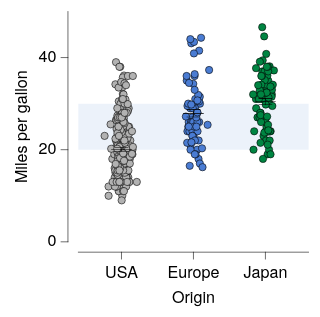

Express this chart as Vega-Lite.
### Vega-Lite specification from a JSON file in a GitHub repository (floating-point values rounded to 4 significant figures; data arrays with more than 128 entries replaced by an {"elided": "..."} marker saying what was removed)
{"background": null, "config": {"arc": {"fill": "#DBDBDB", "fillOpacity": 1.0, "innerRadius": 25.0, "padAngle": 0.03, "stroke": "black", "strokeOpacity": 1, "strokeWidth": 0.25}, "area": {"fill": "#DBDBDB", "fillOpacity": 1.0, "stroke": "black", "strokeOpacity": 1, "strokeWidth": 0.25}, "axis": {"domain": true, "domainCap": "round", "domainColor": "black", "domainWidth": 0.25, "grid": false, "gridCap": "round", "gridColor": "#F1F1F1", "gridDash": [0, 0], "gridOpacity": 1.0, "gridWidth": 0.25, "labelColor": "black", "labelFont": "Helvetica Neue, HelveticaNeue, Helvetica, Arial, sans-serif", "labelFontSize": 7, "labelFontStyle": "normal", "labelFontWeight": 400, "offset": 4.5, "ticks": true, "tickCap": "round", "tickColor": "black", "tickRound": false, "tickSize": 3, "tickWidth": 0.25, "titleColor": "black", "titleFont": "Helvetica Neue, HelveticaNeue, Helvetica, Arial, sans-serif", "titleFontSize": 7, "titleFontStyle": "normal", "titleFontWeight": 400}, "axisX": {"domain": true, "labelAlign": "center", "labelAngle": 0, "labels": true, "ticks": true, "translate": 0}, "axisY": {"domain": true, "labelAlign": "right", "labelAngle": 0, "labels": true, "ticks": true, "translate": 0}, "axisRight": {"domain": true, "labelAlign": "left", "labelAngle": 0, "labels": true, "ticks": true, "translate": 0}, "axisTop": {"domain": true, "labelAlign": "center", "labelAngle": 0, "labels": true, "ticks": true, "translate": 0}, "axisBand": {"tickOffset": 0}, "bar": {"fill": "#DBDBDB", "fillOpacity": 1.0, "stroke": "black", "strokeOpacity": 1, "strokeWidth": 0.25}, "boxplot": {"size": 9.0, "ticks": {"cornerRadius": 0.25, "fill": "black", "opacity": 1, "size": 4.5, "thickness": 0.25}, "box": {"fillOpacity": 1.0, "stroke": "black", "strokeOpacity": 1, "strokeWidth": 0.25}, "median": {"cornerRadius": 0, "fill": "black", "fillOpacity": 1.0, "opacity": 1, "size": 9.0, "thickness": 0.25}, "rule": {"fill": "black", "fillOpacity": 1.0, "size": 10.0, "stroke": "black", "strokeDash": [0, 0], "strokeOpacity": 1, "strokeWidth": 0.25}, "outliers": {"color": "black", "fill": "black", "fillOpacity": 1.0, "size": 0, "stroke": "black", "strokeOpacity": 1, "strokeWidth": 0.25}}, "circle": {"fill": "black", "fillOpacity": 1.0, "size": 1.25, "stroke": null, "strokeOpacity": 1, "strokeWidth": 0.25}, "errorband": {"band": {"fillOpacity": 0.6, "stroke": null, "strokeWidth": 0.25, "strokeOpacity": 1}, "borders": {"opacity": 0, "strokeOpacity": 0.25, "strokeWidth": 1}}, "errorbar": {"opacity": 1, "rule": {"strokeDash": [0, 0], "strokeWidth": 0.25}, "ticks": {"color": "black", "cornerRadius": 0.125, "opacity": 1, "size": 6.0, "thickness": 0.25}, "thickness": 0.25}, "font": "Helvetica Neue, HelveticaNeue, Helvetica, Arial, sans-serif", "geoshape": {"fill": "#DBDBDB", "fillOpacity": 1.0, "stroke": "black", "strokeOpacity": 1, "strokeWidth": 0.25}, "header": {"labelColor": "black", "labelFont": "Helvetica Neue, HelveticaNeue, Helvetica, Arial, sans-serif", "labelFontSize": 7, "labelFontStyle": "normal", "labelFontWeight": 400, "titleColor": "black", "titleFont": "Helvetica Neue, HelveticaNeue, Helvetica, Arial, sans-serif", "titleFontSize": 7, "titleFontStyle": "normal", "titleFontWeight": 400, "titlePadding": 0}, "legend": {"disable": false, "offset": 4.5, "titlePadding": 4, "labelOffset": 2, "gradientLabelOffset": 2, "gradientLength": 50.0, "gradientThickness": 5.0, "gradientOpacity": 1.0, "gradientStrokeColor": "black", "gradientStrokeWidth": 0.25, "labelColor": "black", "labelFont": "Helvetica Neue, HelveticaNeue, Helvetica, Arial, sans-serif", "labelFontSize": 7, "labelFontStyle": "normal", "labelFontWeight": 400, "strokeColor": "black", "strokeWidth": 0, "symbolSize": 42, "symbolStrokeColor": "black", "symbolStrokeWidth": 0.25, "titleColor": "black", "titleFont": "Helvetica Neue, HelveticaNeue, Helvetica, Arial, sans-serif", "titleFontSize": 7, "titleFontStyle": "normal", "titleFontWeight": 400}, "line": {"color": "black", "stroke": "black", "strokeCap": "butt", "strokeDash": [0, 0], "strokeOpacity": 1, "strokeWidth": 0.5}, "point": {"filled": true, "fill": "#DBDBDB", "fillOpacity": 1.0, "size": 5.0, "stroke": "black", "strokeOpacity": 1, "strokeWidth": 0.25}, "range": {"category": ["#B2B2B2", "#4A7CD3", "#008542", "#664CAF", "#509F98", "#636363", "#284F93", "#005226", "#382864", "#285753"], "diverging": {"scheme": ["#443E60", "#5F597E", "#7C759B", "#9994B6", "#B7B4CC", "#D6D5DC", "#F6F6F6", "#D1DAD9", "#A4C2BF", "#7AA9A4", "#578E89", "#37736E", "#1B5954"]}, "heatmap": {"scheme": ["#440154", "#472270", "#433E82", "#38598C", "#2C728E", "#238A8D", "#24A086", "#39B578", "#5DC862", "#96D646", "#CAE02D", "#FDE724"]}, "ordinal": {"scheme": ["#F1F1F1", "#DBDBDB", "#C6C6C6", "#B2B2B2", "#9D9D9D", "#898989", "#767676", "#636363", "#515151", "#404040", "#2F2F2F", "#1F1F1F"]}, "ramp": {"scheme": ["#440154", "#472270", "#433E82", "#38598C", "#2C728E", "#238A8D", "#24A086", "#39B578", "#5DC862", "#96D646", "#CAE02D", "#FDE724"]}}, "rule": {"color": "black", "stroke": "black", "strokeCap": "round", "strokeDash": [2, 2], "strokeOpacity": 1, "strokeWidth": 0.25}, "scale": {"barBandPaddingInner": 0.1, "rectBandPaddingInner": 0, "tickBandPaddingInner": 0.1, "bandPaddingOuter": 0.1, "bandWithNestedOffsetPaddingInner": 0.2, "bandWithNestedOffsetPaddingOuter": 0.2, "offsetBandPaddingInner": 0, "offsetBandPaddingOuter": 0, "round": false}, "rect": {"fill": "#DBDBDB", "fillOpacity": 1.0, "stroke": "black", "strokeOpacity": 1, "strokeWidth": 0.25}, "square": {"fill": "#DBDBDB", "fillOpacity": 1.0, "size": 10.0, "stroke": "black", "strokeOpacity": 1, "strokeWidth": 0.25}, "text": {"color": "black", "font": "Helvetica Neue, HelveticaNeue, Helvetica, Arial, sans-serif", "fontSize": 7, "fontStyle": "normal", "fontWeight": 400}, "tick": {"color": "black", "cornerRadius": 0.125, "opacity": 1.0, "size": 9.0, "thickness": 0.25}, "title": {"anchor": "middle", "frame": "group", "color": "black", "font": "Helvetica Neue, HelveticaNeue, Helvetica, Arial, sans-serif", "fontSize": 7, "fontStyle": "normal", "fontWeight": 400, "subtitleColor": "black", "subtitleFont": "Helvetica Neue, HelveticaNeue, Helvetica, Arial, sans-serif", "subtitleFontSize": "Helvetica Neue, HelveticaNeue, Helvetica, Arial, sans-serif", "subtitleFontStyle": "normal", "subtitleFontWeight": 400}, "trail": {"color": "black", "opacity": 1, "size": 0.5}, "view": {"continuousWidth": 100, "continuousHeight": 100, "discreteWidth": 100, "discreteHeight": 100, "fill": null, "stroke": null, "strokeWidth": 0.25}}, "layer": [{"mark": {"type": "rect", "color": "#DFE9F7", "cornerRadius": 0, "opacity": 0.6, "stroke": null, "strokeOpacity": 0, "strokeWidth": 0}, "encoding": {"y": {"datum": 20.0}, "y2": {"datum": 30.0}}}, {"layer": [{"data": {"name": "data-5a85ede2053d4aec77293cfb476ae07b"}, "mark": {"type": "circle", "opacity": 1.0, "size": 10.0, "stroke": "black", "strokeOpacity": 1, "strokeWidth": 0.25}, "encoding": {"color": {"field": "Origin", "legend": null, "scale": {"domain": ["USA", "Europe", "Japan"]}, "sort": ["USA", "Europe", "Japan"], "title": null, "type": "nominal"}, "x": {"axis": {}, "field": "Origin", "scale": {"domain": ["USA", "Europe", "Japan"]}, "sort": ["USA", "Europe", "Japan"], "title": "Origin", "type": "nominal"}, "xOffset": {"field": "jitter_x", "scale": {"domain": [-7.33, 7.33], "range": [5.17, 19.83]}, "type": "quantitative"}, "y": {"field": "Miles_per_Gallon", "title": "Miles per gallon", "type": "quantitative"}}}, {"data": {"name": "data-64e7897fd8423deef5c97d660b6d3367"}, "mark": {"type": "errorbar"}, "encoding": {"x": {"axis": {}, "field": "Origin", "scale": {"domain": ["USA", "Europe", "Japan"]}, "sort": ["USA", "Europe", "Japan"], "title": "Origin", "type": "nominal"}, "y": {"field": "__mean", "title": "Miles per gallon", "type": "quantitative"}, "yError": {"field": "__error"}}}, {"data": {"name": "data-64e7897fd8423deef5c97d660b6d3367"}, "mark": {"type": "tick"}, "encoding": {"x": {"axis": {}, "field": "Origin", "scale": {"domain": ["USA", "Europe", "Japan"]}, "sort": ["USA", "Europe", "Japan"], "title": "Origin", "type": "nominal"}, "y": {"field": "__mean", "title": "Miles per gallon", "type": "quantitative"}}}]}], "data": {"name": "data-f649f9d1c293ec8042ca0358e3477a5a"}, "$schema": "https://vega.github.io/schema/vega-lite/v6.4.1.json", "datasets": {"data-f649f9d1c293ec8042ca0358e3477a5a": [{"__dummy": 0, "__dysonsphere__": 1}], "data-5a85ede2053d4aec77293cfb476ae07b": {"elided": "398 records"}, "data-64e7897fd8423deef5c97d660b6d3367": [{"Origin": "USA", "__mean": 20.08, "__error": 0.4058, "__dysonsphere__": 1}, {"Origin": "Japan", "__mean": 30.45, "__error": 0.6852, "__dysonsphere__": 1}, {"Origin": "Europe", "__mean": 27.89, "__error": 0.8037, "__dysonsphere__": 1}]}}
